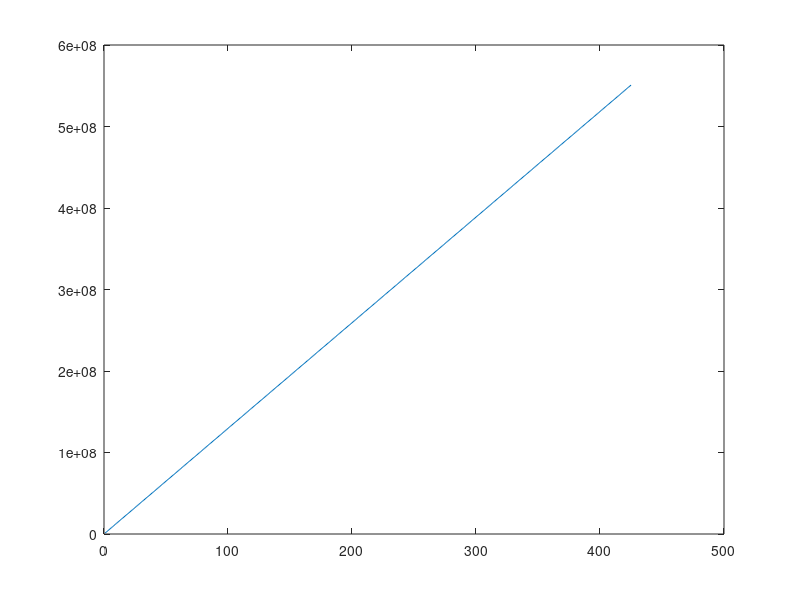

MATLAB code for this plot:
%for the worker method
targettime = 16/1000;
totalpixels = 1920*540;
totalcalcs = 50;

%start iterations from 1 to 1000 and see what clockrate we need
iter = 1:1000;

clkrate = totalpixels.*iter./(totalcalcs*targettime);

highestclk = 550*10^6;
idx = 1;
for i = 1:length(clkrate)

    if(clkrate(i) > highestclk)
        break;
    else
        idx = idx + 1;
    end
end


plot(iter(1:idx), clkrate(1:idx))